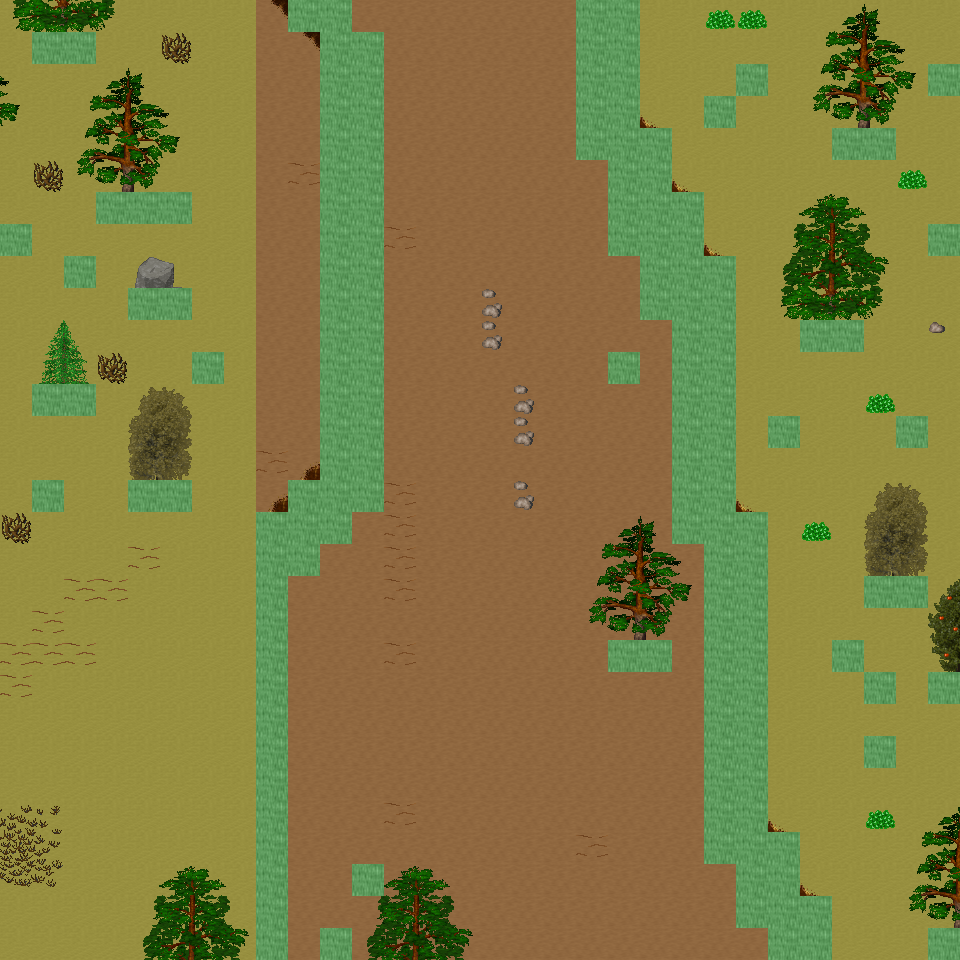

A 2D game scene composited from a Tiled map and its tileset images. What follows is a short description and the map's XML, with each tile layer's data collapsed to a summary:
An orthogonal 30x30 tile map with 32x32 px tiles, 6 tile layers (Ground, Object, Object2, Above, ...), 47 tilesets and 13 objects (13x mapExit).

<map version="1.0" orientation="orthogonal" renderorder="right-down" width="30" height="30" tilewidth="32" tileheight="32" nextobjectid="14">
  <tileset firstgid="1" name="tileset_ground_ground" tilewidth="32" tileheight="32" tilecount="33" columns="3">
    <image source="../drawable/tileset_ground_ground.png" width="96" height="352" />
  </tileset>
  <tileset firstgid="34" name="tileset_ground_ice_ice" tilewidth="32" tileheight="32" tilecount="3" columns="3">
    <image source="../drawable/tileset_ground_ice_ice.png" width="96" height="32" />
  </tileset>
  <tileset firstgid="37" name="tileset_ground_earth_edges" tilewidth="32" tileheight="32" tilecount="18" columns="6">
    <image source="../drawable/tileset_ground_earth_edges.png" width="192" height="96" />
  </tileset>
  <tileset firstgid="55" name="tileset_ground_rock_pebbles" tilewidth="32" tileheight="32" tilecount="3" columns="1">
    <image source="../drawable/tileset_ground_rock_pebbles.png" width="32" height="96" />
  </tileset>
  <tileset firstgid="58" name="tileset_item_corpse_huge_animal" tilewidth="32" tileheight="32" tilecount="16" columns="2">
    <image source="../drawable/tileset_item_corpse_huge_animal.png" width="64" height="256" />
  </tileset>
  <tileset firstgid="74" name="tileset_plant_flower_daisy_white" tilewidth="32" tileheight="32" tilecount="8" columns="2">
    <image source="../drawable/tileset_plant_flower_daisy_white.png" width="64" height="128" />
  </tileset>
  <tileset firstgid="82" name="tileset_ground_ridge_earth_dark" tilewidth="32" tileheight="32" tilecount="96" columns="12">
    <image source="../drawable/tileset_ground_ridge_earth_dark.png" width="384" height="256" />
  </tileset>
  <tileset firstgid="178" name="tileset_ground_grass_edges" tilewidth="32" tileheight="32" tilecount="36" columns="12">
    <image source="../drawable/tileset_ground_grass_edges.png" width="384" height="96" />
  </tileset>
  <tileset firstgid="214" name="tileset_ground_ridge_ice_2" tilewidth="32" tileheight="32" tilecount="42" columns="7">
    <image source="../drawable/tileset_ground_ridge_ice_2.png" width="224" height="192" />
  </tileset>
  <tileset firstgid="256" name="tileset_ground_ice_glacier" tilewidth="32" tileheight="32" tilecount="1" columns="1">
    <image source="../drawable/tileset_ground_ice_glacier.png" width="32" height="32" />
  </tileset>
  <tileset firstgid="257" name="tileset_ground_ice_edges" tilewidth="32" tileheight="32" tilecount="9" columns="3">
    <image source="../drawable/tileset_ground_ice_edges.png" width="96" height="96" />
  </tileset>
  <tileset firstgid="266" name="tileset_plant_bush_large_brown" tilewidth="32" tileheight="32" tilecount="9" columns="3">
    <image source="../drawable/tileset_plant_bush_large_brown.png" width="96" height="96" />
  </tileset>
  <tileset firstgid="275" name="tileset_ground_ridge_ice" tilewidth="32" tileheight="32" tilecount="42" columns="7">
    <image source="../drawable/tileset_ground_ridge_ice.png" width="224" height="192" />
  </tileset>
  <tileset firstgid="317" name="tileset_plant_bush_various_small" tilewidth="32" tileheight="32" tilecount="9" columns="3">
    <image source="../drawable/tileset_plant_bush_various_small.png" width="96" height="96" />
  </tileset>
  <tileset firstgid="326" name="tileset_ground_rock_rocks_2" tilewidth="32" tileheight="32" tilecount="4" columns="2">
    <image source="../drawable/tileset_ground_rock_rocks_2.png" width="64" height="64" />
  </tileset>
  <tileset firstgid="330" name="tileset_building_decoration_blue_circle" tilewidth="32" tileheight="32" tilecount="4" columns="2">
    <image source="../drawable/tileset_building_decoration_blue_circle.png" width="64" height="64" />
  </tileset>
  <tileset firstgid="334" name="tileset_item_statue_cross" tilewidth="32" tileheight="32" tilecount="1" columns="1">
    <image source="../drawable/tileset_item_statue_cross.png" width="32" height="32" />
  </tileset>
  <tileset firstgid="335" name="tileset_ground_rock_green_crystal" tilewidth="32" tileheight="32" tilecount="9" columns="3">
    <image source="../drawable/tileset_ground_rock_green_crystal.png" width="96" height="96" />
  </tileset>
  <tileset firstgid="344" name="tileset_furniture_light_iron_lamp" tilewidth="32" tileheight="32" tilecount="3" columns="1">
    <image source="../drawable/tileset_furniture_light_iron_lamp.png" width="32" height="96" />
  </tileset>
  <tileset firstgid="347" name="tileset_item_statue_metal_and_stone" tilewidth="32" tileheight="32" tilecount="6" columns="3">
    <image source="../drawable/tileset_item_statue_metal_and_stone.png" width="96" height="64" />
  </tileset>
  <tileset firstgid="353" name="tileset_ground_ladder_horizontal_pale" tilewidth="32" tileheight="32" tilecount="3" columns="1">
    <image source="../drawable/tileset_ground_ladder_horizontal_pale.png" width="32" height="96" />
  </tileset>
  <tileset firstgid="356" name="tileset_plant_bush_bushes" tilewidth="32" tileheight="32" tilecount="10" columns="5">
    <image source="../drawable/tileset_plant_bush_bushes.png" width="160" height="64" />
  </tileset>
  <tileset firstgid="366" name="tileset_item_blood_floor_stain" tilewidth="32" tileheight="32" tilecount="1" columns="1">
    <image source="../drawable/tileset_item_blood_floor_stain.png" width="32" height="32" />
  </tileset>
  <tileset firstgid="367" name="tileset_item_corpse_skull_dark" tilewidth="32" tileheight="32" tilecount="2" columns="2">
    <image source="../drawable/tileset_item_corpse_skull_dark.png" width="64" height="32" />
  </tileset>
  <tileset firstgid="369" name="tileset_furniture_light_flames" tilewidth="32" tileheight="32" tilecount="6" columns="6">
    <image source="../drawable/tileset_furniture_light_flames.png" width="192" height="32" />
  </tileset>
  <tileset firstgid="375" name="tileset_logic_creature_human" tilewidth="32" tileheight="32" tilecount="5" columns="5">
    <image source="../drawable/tileset_logic_creature_human.png" width="160" height="32" />
  </tileset>
  <tileset firstgid="380" name="tileset_logic_creature_elemental" tilewidth="32" tileheight="32" tilecount="16" columns="8">
    <image source="../drawable/tileset_logic_creature_elemental.png" width="256" height="64" />
  </tileset>
  <tileset firstgid="396" name="tileset_logic_collision" tilewidth="32" tileheight="32" tilecount="1" columns="1">
    <image source="../drawable/tileset_logic_collision.png" width="32" height="32" />
  </tileset>
  <tileset firstgid="397" name="tileset_logic_creature_giant_human" tilewidth="32" tileheight="32" tilecount="16" columns="8">
    <image source="../drawable/tileset_logic_creature_giant_human.png" width="256" height="64" />
  </tileset>
  <tileset firstgid="413" name="tileset_plant_tree_taller_trees" tilewidth="32" tileheight="32" tilecount="32" columns="8">
    <image source="../drawable/tileset_plant_tree_taller_trees.png" width="256" height="128" />
  </tileset>
  <tileset firstgid="445" name="tileset_plant_tree_spruce" tilewidth="32" tileheight="32" tilecount="6" columns="2">
    <image source="../drawable/tileset_plant_tree_spruce.png" width="64" height="96" />
  </tileset>
  <tileset firstgid="451" name="tileset_plant_bush_bush_mult_colored" tilewidth="32" tileheight="32" tilecount="6" columns="3">
    <image source="../drawable/tileset_plant_bush_bush_mult_colored.png" width="96" height="64" />
  </tileset>
  <tileset firstgid="457" name="tileset_ground_ice_icehole" tilewidth="32" tileheight="32" tilecount="1" columns="1">
    <image source="../drawable/tileset_ground_ice_icehole.png" width="32" height="32" />
  </tileset>
  <tileset firstgid="458" name="tileset_logic_portal" tilewidth="32" tileheight="32" tilecount="24" columns="8">
    <image source="../drawable/tileset_logic_portal.png" width="256" height="96" />
  </tileset>
  <tileset firstgid="482" name="tileset_building_wall_int_clay" tilewidth="32" tileheight="32" tilecount="100" columns="10">
    <image source="../drawable/tileset_building_wall_int_clay.png" width="320" height="320" />
  </tileset>
  <tileset firstgid="582" name="tileset_plant_tree_pine_tree" tilewidth="32" tileheight="32" tilecount="20" columns="4">
    <image source="../drawable/tileset_plant_tree_pine_tree.png" width="128" height="160" />
  </tileset>
  <tileset firstgid="602" name="tileset_plant_tree_pine_tree_1" tilewidth="32" tileheight="32" tilecount="20" columns="4">
    <image source="../drawable/tileset_plant_tree_pine_tree_1.png" width="128" height="160" />
  </tileset>
  <tileset firstgid="622" name="tileset_plant_stump_hollow_logs" tilewidth="32" tileheight="32" tilecount="6" columns="3">
    <image source="../drawable/tileset_plant_stump_hollow_logs.png" width="96" height="64" />
  </tileset>
  <tileset firstgid="628" name="tileset_plant_stump_small_stump" tilewidth="32" tileheight="32" tilecount="4" columns="2">
    <image source="../drawable/tileset_plant_stump_small_stump.png" width="64" height="64" />
  </tileset>
  <tileset firstgid="632" name="tileset_plant_stump_stump_snow1" tilewidth="32" tileheight="32" tilecount="2" columns="2">
    <image source="../drawable/tileset_plant_stump_stump_snow1.png" width="64" height="32" />
  </tileset>
  <tileset firstgid="634" name="tileset_plant_stump_stump_snow" tilewidth="32" tileheight="32" tilecount="2" columns="2">
    <image source="../drawable/tileset_plant_stump_stump_snow.png" width="64" height="32" />
  </tileset>
  <tileset firstgid="636" name="tileset_building_decoration_rocks" tilewidth="32" tileheight="32" tilecount="6" columns="3">
    <image source="../drawable/tileset_building_decoration_rocks.png" width="96" height="64" />
  </tileset>
  <tileset firstgid="642" name="tileset_ground_rock_rocks" tilewidth="32" tileheight="32" tilecount="4" columns="2">
    <image source="../drawable/tileset_ground_rock_rocks.png" width="64" height="64" />
  </tileset>
  <tileset firstgid="646" name="tileset_plant_tree_snow_on_pine" tilewidth="32" tileheight="32" tilecount="20" columns="4">
    <image source="../drawable/tileset_plant_tree_snow_on_pine.png" width="128" height="160" />
  </tileset>
  <tileset firstgid="666" name="tileset_light_dim_light_5x5" tilewidth="32" tileheight="32" tilecount="25" columns="5">
    <image source="../drawable/tileset_light_dim_light_5x5.png" width="160" height="160" />
  </tileset>
  <tileset firstgid="691" name="tileset_logic_creature_fowl" tilewidth="32" tileheight="32" tilecount="6" columns="6">
    <image source="../drawable/tileset_logic_creature_fowl.png" width="192" height="32" />
  </tileset>
  <tileset firstgid="697" name="tileset_logic_creature_animal" tilewidth="32" tileheight="32" tilecount="32" columns="8">
    <image source="../drawable/tileset_logic_creature_animal.png" width="256" height="128" />
  </tileset>
  <layer name="Ground" width="30" height="30">
    <data>[900 cells, 900 non-empty, 2 distinct tile ids]</data>
  </layer>
  <layer name="Object" width="30" height="30">
    <data>[900 cells, 205 non-empty, 48 distinct tile ids]</data>
  </layer>
  <layer name="Object2" width="30" height="30">
    <data>[900 cells, 0 non-empty, 0 distinct tile ids]</data>
  </layer>
  <layer name="Above" width="30" height="30">
    <data>[900 cells, 133 non-empty, 49 distinct tile ids]</data>
  </layer>
  <layer name="Above2" width="30" height="30">
    <data>[900 cells, 0 non-empty, 0 distinct tile ids]</data>
  </layer>
  <layer name="Walkable" width="30" height="30">
    <data>[900 cells, 155 non-empty, 1 distinct tile ids]</data>
  </layer>
  <objectgroup name="MapEvents">
    <object id="1" name="north" type="mapExit" x="0" y="0" width="288" height="32">
      <properties>
        <property name="map" value="level_0_x72_y26" />
        <property name="x" value="0" />
        <property name="y" value="28" />
      </properties>
    </object>
    <object id="2" name="north2" type="mapExit" x="352" y="0" width="224" height="32">
      <properties>
        <property name="map" value="level_0_x72_y26" />
        <property name="x" value="11" />
        <property name="y" value="28" />
      </properties>
    </object>
    <object id="3" name="north3" type="mapExit" x="640" y="0" width="320" height="32">
      <properties>
        <property name="map" value="level_0_x72_y26" />
        <property name="x" value="20" />
        <property name="y" value="28" />
      </properties>
    </object>
    <object id="4" name="south" type="mapExit" x="0" y="928" width="256" height="32">
      <properties>
        <property name="map" value="level_0_x72_y28" />
        <property name="x" value="0" />
        <property name="y" value="1" />
      </properties>
    </object>
    <object id="5" name="south2" type="mapExit" x="288" y="928" width="32" height="32">
      <properties>
        <property name="map" value="level_0_x72_y28" />
        <property name="x" value="9" />
        <property name="y" value="1" />
      </properties>
    </object>
    <object id="6" name="south3" type="mapExit" x="352" y="928" width="416" height="32">
      <properties>
        <property name="map" value="level_0_x72_y28" />
        <property name="x" value="11" />
        <property name="y" value="1" />
      </properties>
    </object>
    <object id="7" name="south4" type="mapExit" x="832" y="928" width="96" height="32">
      <properties>
        <property name="map" value="level_0_x72_y28" />
        <property name="x" value="26" />
        <property name="y" value="1" />
      </properties>
    </object>
    <object id="8" name="west" type="mapExit" x="0" y="0" width="32" height="224">
      <properties>
        <property name="map" value="level_0_x71_y27" />
        <property name="x" value="28" />
        <property name="y" value="0" />
      </properties>
    </object>
    <object id="9" name="west2" type="mapExit" x="0" y="256" width="32" height="704">
      <properties>
        <property name="map" value="level_0_x71_y27" />
        <property name="x" value="28" />
        <property name="y" value="8" />
      </properties>
    </object>
    <object id="10" name="east" type="mapExit" x="928" y="0" width="32" height="64">
      <properties>
        <property name="map" value="level_0_x73_y27" />
        <property name="x" value="1" />
        <property name="y" value="0" />
      </properties>
    </object>
    <object id="11" name="east2" type="mapExit" x="928" y="96" width="32" height="128">
      <properties>
        <property name="map" value="level_0_x73_y27" />
        <property name="x" value="1" />
        <property name="y" value="3" />
      </properties>
    </object>
    <object id="12" name="east3" type="mapExit" x="928" y="256" width="32" height="416">
      <properties>
        <property name="map" value="level_0_x73_y27" />
        <property name="x" value="1" />
        <property name="y" value="8" />
      </properties>
    </object>
    <object id="13" name="east4" type="mapExit" x="928" y="704" width="32" height="224">
      <properties>
        <property name="map" value="level_0_x73_y27" />
        <property name="x" value="1" />
        <property name="y" value="22" />
      </properties>
    </object>
  </objectgroup>
</map>
